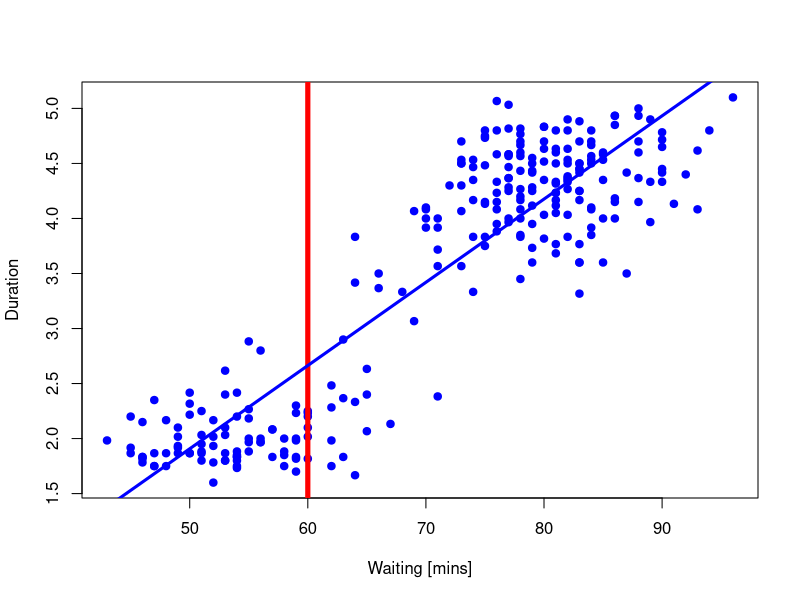

This chart was generated by the following R code:
## ---- chunk 1
 library(caret)
data(faithful)

## ---- chunk 2
lm1 <- lm(eruptions ~ waiting, faithful); 
## ---- chunk 3
plot(faithful$waiting, faithful$eruptions, pch=19, col="blue",xlab="Waiting [mins]",
ylab= "Duration");  lines(c(60,60),c(0,200),col = "red",lwd = 5);
lines(faithful$waiting, predict(lm1), col = "blue",lwd=3)
